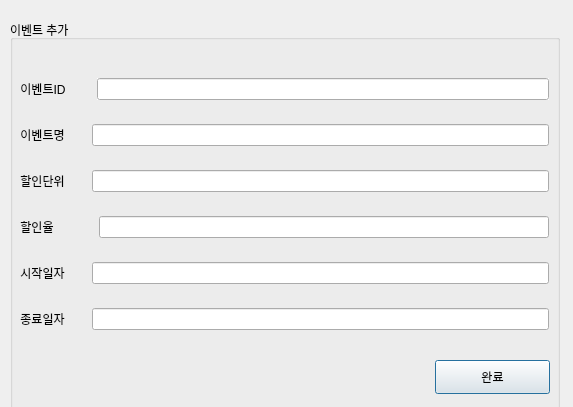
<?xml version="1.0" encoding="UTF-8"?>
<ui version="4.0">
 <class>Dialog</class>
 <widget class="QDialog" name="Dialog">
  <property name="geometry">
   <rect>
    <x>0</x>
    <y>0</y>
    <width>573</width>
    <height>407</height>
   </rect>
  </property>
  <property name="windowTitle">
   <string>Dialog</string>
  </property>
  <widget class="QGroupBox" name="groupBox_8">
   <property name="geometry">
    <rect>
     <x>10</x>
     <y>20</y>
     <width>550</width>
     <height>450</height>
    </rect>
   </property>
   <property name="palette">
    <palette>
     <active>
      <colorrole role="Text">
       <brush brushstyle="SolidPattern">
        <color alpha="255">
         <red>255</red>
         <green>0</green>
         <blue>0</blue>
        </color>
       </brush>
      </colorrole>
     </active>
     <inactive>
      <colorrole role="Text">
       <brush brushstyle="SolidPattern">
        <color alpha="255">
         <red>255</red>
         <green>0</green>
         <blue>0</blue>
        </color>
       </brush>
      </colorrole>
     </inactive>
     <disabled>
      <colorrole role="Text">
       <brush brushstyle="SolidPattern">
        <color alpha="255">
         <red>120</red>
         <green>120</green>
         <blue>120</blue>
        </color>
       </brush>
      </colorrole>
     </disabled>
    </palette>
   </property>
   <property name="title">
    <string>이벤트 추가</string>
   </property>
   <property name="flat">
    <bool>true</bool>
   </property>
   <widget class="QPushButton" name="pushButton_21">
    <property name="geometry">
     <rect>
      <x>425</x>
      <y>340</y>
      <width>115</width>
      <height>34</height>
     </rect>
    </property>
    <property name="text">
     <string>완료</string>
    </property>
   </widget>
   <widget class="QWidget" name="layoutWidget">
    <property name="geometry">
     <rect>
      <x>10</x>
      <y>40</y>
      <width>529</width>
      <height>291</height>
     </rect>
    </property>
    <layout class="QVBoxLayout" name="verticalLayout_13">
     <item>
      <layout class="QHBoxLayout" name="horizontalLayout_3">
       <property name="spacing">
        <number>31</number>
       </property>
       <item>
        <widget class="QLabel" name="label_14">
         <property name="enabled">
          <bool>true</bool>
         </property>
         <property name="frameShadow">
          <enum>QFrame::Plain</enum>
         </property>
         <property name="text">
          <string>이벤트ID</string>
         </property>
         <property name="alignment">
          <set>Qt::AlignCenter</set>
         </property>
         <property name="wordWrap">
          <bool>false</bool>
         </property>
        </widget>
       </item>
       <item>
        <widget class="QLineEdit" name="lineEdit_4">
         <property name="enabled">
          <bool>true</bool>
         </property>
         <property name="palette">
          <palette>
           <active>
            <colorrole role="WindowText">
             <brush brushstyle="SolidPattern">
              <color alpha="255">
               <red>0</red>
               <green>0</green>
               <blue>0</blue>
              </color>
             </brush>
            </colorrole>
            <colorrole role="Text">
             <brush brushstyle="SolidPattern">
              <color alpha="255">
               <red>0</red>
               <green>0</green>
               <blue>0</blue>
              </color>
             </brush>
            </colorrole>
            <colorrole role="Base">
             <brush brushstyle="SolidPattern">
              <color alpha="250">
               <red>255</red>
               <green>255</green>
               <blue>255</blue>
              </color>
             </brush>
            </colorrole>
           </active>
           <inactive>
            <colorrole role="WindowText">
             <brush brushstyle="SolidPattern">
              <color alpha="255">
               <red>0</red>
               <green>0</green>
               <blue>0</blue>
              </color>
             </brush>
            </colorrole>
            <colorrole role="Text">
             <brush brushstyle="SolidPattern">
              <color alpha="255">
               <red>0</red>
               <green>0</green>
               <blue>0</blue>
              </color>
             </brush>
            </colorrole>
            <colorrole role="Base">
             <brush brushstyle="SolidPattern">
              <color alpha="250">
               <red>255</red>
               <green>255</green>
               <blue>255</blue>
              </color>
             </brush>
            </colorrole>
           </inactive>
           <disabled>
            <colorrole role="WindowText">
             <brush brushstyle="SolidPattern">
              <color alpha="255">
               <red>120</red>
               <green>120</green>
               <blue>120</blue>
              </color>
             </brush>
            </colorrole>
            <colorrole role="Text">
             <brush brushstyle="SolidPattern">
              <color alpha="255">
               <red>120</red>
               <green>120</green>
               <blue>120</blue>
              </color>
             </brush>
            </colorrole>
            <colorrole role="Base">
             <brush brushstyle="SolidPattern">
              <color alpha="255">
               <red>240</red>
               <green>240</green>
               <blue>240</blue>
              </color>
             </brush>
            </colorrole>
           </disabled>
          </palette>
         </property>
         <property name="autoFillBackground">
          <bool>true</bool>
         </property>
         <property name="text">
          <string/>
         </property>
         <property name="alignment">
          <set>Qt::AlignCenter</set>
         </property>
         <property name="readOnly">
          <bool>false</bool>
         </property>
        </widget>
       </item>
      </layout>
     </item>
     <item>
      <layout class="QHBoxLayout" name="horizontalLayout_5">
       <property name="spacing">
        <number>27</number>
       </property>
       <property name="rightMargin">
        <number>0</number>
       </property>
       <item>
        <widget class="QLabel" name="label_16">
         <property name="enabled">
          <bool>true</bool>
         </property>
         <property name="text">
          <string>이벤트명</string>
         </property>
         <property name="scaledContents">
          <bool>false</bool>
         </property>
         <property name="alignment">
          <set>Qt::AlignCenter</set>
         </property>
        </widget>
       </item>
       <item>
        <widget class="QLineEdit" name="lineEdit_6">
         <property name="enabled">
          <bool>true</bool>
         </property>
         <property name="palette">
          <palette>
           <active>
            <colorrole role="Text">
             <brush brushstyle="SolidPattern">
              <color alpha="255">
               <red>0</red>
               <green>0</green>
               <blue>0</blue>
              </color>
             </brush>
            </colorrole>
           </active>
           <inactive>
            <colorrole role="Text">
             <brush brushstyle="SolidPattern">
              <color alpha="255">
               <red>0</red>
               <green>0</green>
               <blue>0</blue>
              </color>
             </brush>
            </colorrole>
           </inactive>
           <disabled>
            <colorrole role="Text">
             <brush brushstyle="SolidPattern">
              <color alpha="255">
               <red>120</red>
               <green>120</green>
               <blue>120</blue>
              </color>
             </brush>
            </colorrole>
           </disabled>
          </palette>
         </property>
         <property name="autoFillBackground">
          <bool>false</bool>
         </property>
         <property name="text">
          <string/>
         </property>
         <property name="alignment">
          <set>Qt::AlignCenter</set>
         </property>
         <property name="readOnly">
          <bool>false</bool>
         </property>
        </widget>
       </item>
      </layout>
     </item>
     <item>
      <layout class="QHBoxLayout" name="horizontalLayout_6">
       <property name="spacing">
        <number>27</number>
       </property>
       <item>
        <widget class="QLabel" name="label_17">
         <property name="enabled">
          <bool>true</bool>
         </property>
         <property name="text">
          <string>할인단위</string>
         </property>
         <property name="alignment">
          <set>Qt::AlignCenter</set>
         </property>
        </widget>
       </item>
       <item>
        <widget class="QLineEdit" name="lineEdit_7">
         <property name="enabled">
          <bool>true</bool>
         </property>
         <property name="autoFillBackground">
          <bool>false</bool>
         </property>
         <property name="text">
          <string/>
         </property>
         <property name="alignment">
          <set>Qt::AlignCenter</set>
         </property>
         <property name="readOnly">
          <bool>false</bool>
         </property>
        </widget>
       </item>
      </layout>
     </item>
     <item>
      <layout class="QHBoxLayout" name="horizontalLayout_7">
       <property name="spacing">
        <number>45</number>
       </property>
       <item>
        <widget class="QLabel" name="label_18">
         <property name="enabled">
          <bool>true</bool>
         </property>
         <property name="text">
          <string>할인율</string>
         </property>
         <property name="alignment">
          <set>Qt::AlignCenter</set>
         </property>
        </widget>
       </item>
       <item>
        <widget class="QLineEdit" name="lineEdit_8">
         <property name="enabled">
          <bool>true</bool>
         </property>
         <property name="autoFillBackground">
          <bool>false</bool>
         </property>
         <property name="text">
          <string/>
         </property>
         <property name="alignment">
          <set>Qt::AlignCenter</set>
         </property>
         <property name="readOnly">
          <bool>false</bool>
         </property>
        </widget>
       </item>
      </layout>
     </item>
     <item>
      <layout class="QHBoxLayout" name="horizontalLayout_8">
       <property name="spacing">
        <number>27</number>
       </property>
       <item>
        <widget class="QLabel" name="label_19">
         <property name="enabled">
          <bool>true</bool>
         </property>
         <property name="text">
          <string>시작일자</string>
         </property>
         <property name="alignment">
          <set>Qt::AlignCenter</set>
         </property>
        </widget>
       </item>
       <item>
        <widget class="QLineEdit" name="lineEdit_9">
         <property name="enabled">
          <bool>true</bool>
         </property>
         <property name="autoFillBackground">
          <bool>false</bool>
         </property>
         <property name="text">
          <string/>
         </property>
         <property name="alignment">
          <set>Qt::AlignCenter</set>
         </property>
         <property name="readOnly">
          <bool>false</bool>
         </property>
        </widget>
       </item>
      </layout>
     </item>
     <item>
      <layout class="QHBoxLayout" name="horizontalLayout_9">
       <property name="spacing">
        <number>27</number>
       </property>
       <item>
        <widget class="QLabel" name="label_20">
         <property name="enabled">
          <bool>true</bool>
         </property>
         <property name="text">
          <string>종료일자</string>
         </property>
         <property name="alignment">
          <set>Qt::AlignCenter</set>
         </property>
        </widget>
       </item>
       <item>
        <widget class="QLineEdit" name="lineEdit_10">
         <property name="enabled">
          <bool>true</bool>
         </property>
         <property name="autoFillBackground">
          <bool>false</bool>
         </property>
         <property name="text">
          <string/>
         </property>
         <property name="alignment">
          <set>Qt::AlignCenter</set>
         </property>
         <property name="readOnly">
          <bool>false</bool>
         </property>
        </widget>
       </item>
      </layout>
     </item>
    </layout>
   </widget>
  </widget>
 </widget>
 <resources/>
 <connections/>
</ui>
